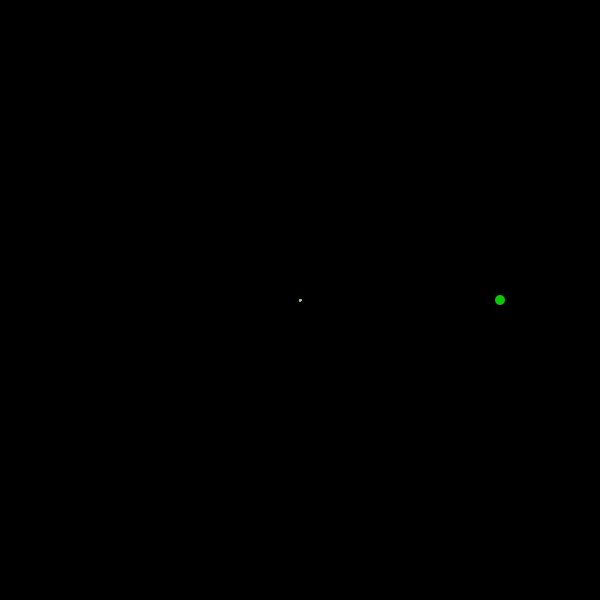
Frame 1 (no input)
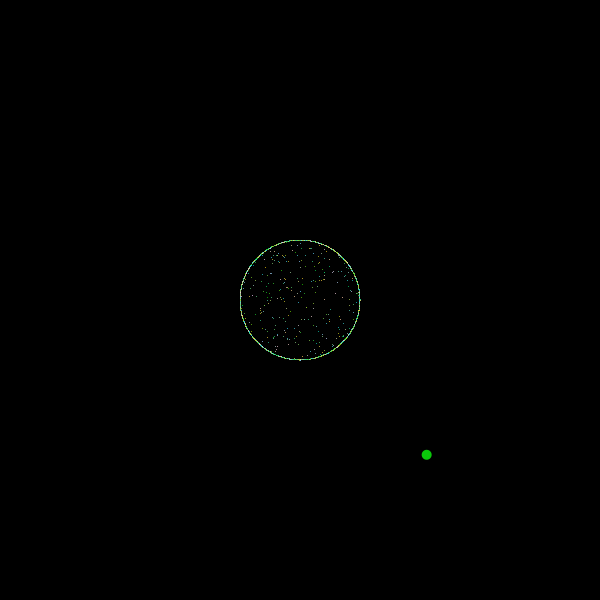
Frame 60 (the mouse pressed at the canvas centre just before this capture)
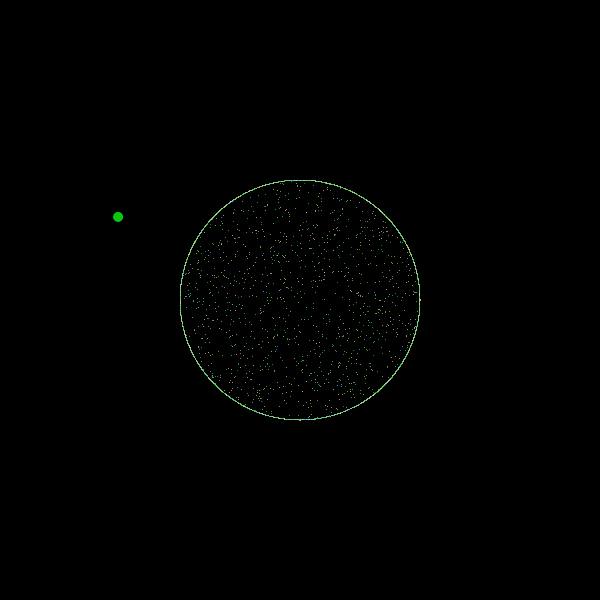
Frame 120 (the mouse held since frame 60 and released just before this capture)

The Processing sketch that drew these frames (run headless with seeded random() and noise(); from frame 60 on, the mouse is pressed at the canvas centre):

// Processing sketch: processing_69723
// ── processing_69723.pde

//Code Used: 
//PolarToCartesian
// * by Daniel Shiffman. 
// And big bang from Choonghyun Seo (on open processing) 


float r;
// Angle and angular velocity, accleration
float theta;
float theta_vel;
float theta_acc;
P[] p1 = new P[10000];
 
void setup() {
 size(600,600);
 frameRate(60);
 
  // Initialize all values
  r = 100;
  theta = 0;
  theta_vel = 0;
  theta_acc = 0.0005;
   
 for(int i=0; i<p1.length; i++){
   p1[i] = new P();
 }
}
 
void draw() {
  background(0);
  translate(width/2, height/2);
    // Convert polar to cartesian
  float x = r * cos(theta)*2;
  float y = r * sin(theta)*2;
   // Draw the ellipse at the cartesian coordinate
  ellipseMode(CENTER);
  noStroke();
  fill(10,200,10);
  ellipse(x, y, 10, 10);
  
  // Apply acceleration and velocity to angle (r remains static in this example)
  theta_vel += theta_acc;
  theta += theta_vel;
  bang();
}
 
void bang() {
  for(int i=0; i<p1.length; i++) {
     p1[i].move();
  }
}
 
class P{
 
  float dis;
  float tX,tY;
   float dx,dy;
   float cX,cY;
   float oX,oY;
   color cr;
 
   P(float _cX, float _cY, color _cr, int rad) {
       cr = _cr;
       float rX= random(-1*rad,rad);
       float rY= random(-1*sqrt(rad*rad-rX*rX), sqrt(rad*rad-rX*rX));
       dis = sqrt(rX*rX+rY*rY);
       oX = _cX;
       oY = _cY;
       cX = _cX;
       cY = _cY;
       tX = rX+_cX;
       tY = rY+_cY;
       if(dis != 0) {
         dx = abs(rX)/dis;
       }
       if(rX+cX < cX) {
         dx = -1*dx;
       }
   
       if(tX != cX) {
          dy = rY/rX*dx;
       }
 
   }
    
   P() {
     this(0,0,color(0),300);
   }
    
   void move() {
     if(cr==#000000) {
       stroke(random(255),(200),random(255));
     }else{
       stroke(cr);
     }
     if(dis > sqrt((cX-oX)*(cX-oX)+(cY-oY)*(cY-oY))) {
       cX = cX + dx;
       cY = cY + dy;
       point(cX, cY);
     }else{
       point(cX, cY);
     }
      
   }
   
}
